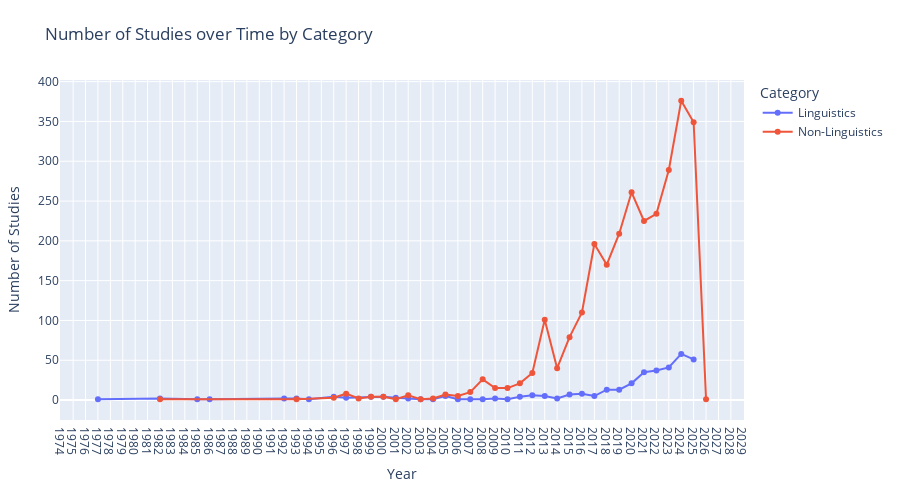

Source (notebook cell):
### Code cell
# 6️⃣ 按年份统计两个类别的论文数量（历时发展）

# ① 确保有 Year 列（把 'Publication Year' 换成你实际的年份列名，比如 'PY'）
cexr['Year'] = pd.to_numeric(cexr['Publication Year'], errors='coerce')

# ② 按 Year 和 is_linguistics 分组计数
yearly_counts = (
    cexr
    .dropna(subset=['Year'])
    .groupby(['Year', 'is_linguistics'])
    .size()
    .reset_index(name='Count')
)

# ③ 把 True/False 变成好看的分类名
yearly_counts['Category'] = yearly_counts['is_linguistics'].map({
    True: 'Linguistics',
    False: 'Non-Linguistics'
})

# ④ 画一张历时发展的折线图（两条线在同一个图里）
fig_time = px.line(
    yearly_counts,
    x='Year',
    y='Count',
    color='Category',
    markers=True,
    title='Number of Studies over Time by Category'
)

fig_time.update_layout(
    xaxis_title='Year',
    yaxis_title='Number of Studies',
    xaxis_dtick=1,                # 年份不多的话可以保留，如果年份跨度太大可以去掉
    height=500,
    margin=dict(l=60, r=20, t=80, b=80)
)

fig_time.show()

### Figure 1 — Plotly figure (JSON) as saved in the notebook; plotly's stock layout.template omitted (floating-point values rounded to 4 significant figures)
{"data": [{"hovertemplate": "Category=Linguistics<br>Year=%{x}<br>Count=%{y}<extra></extra>", "legendgroup": "Linguistics", "line": {"color": "#636efa", "dash": "solid"}, "marker": {"symbol": "circle"}, "mode": "lines+markers", "name": "Linguistics", "orientation": "v", "showlegend": true, "type": "scatter", "x": [1977, 1982, 1985, 1986, 1992, 1993, 1994, 1996, 1997, 1999, 2000, 2001, 2002, 2003, 2004, 2005, 2006, 2007, 2008, 2009, 2010, 2011, 2012, 2013, 2014, 2015, 2016, 2017, 2018, 2019, 2020, 2021, 2022, 2023, 2024, 2025], "xaxis": "x", "y": [1, 2, 1, 1, 2, 2, 1, 4, 3, 4, 4, 3, 2, 1, 1, 5, 1, 1, 1, 2, 1, 4, 6, 5, 2, 7, 8, 5, 13, 13, 21, 35, 37, 41, 58, 51], "yaxis": "y"}, {"hovertemplate": "Category=Non-Linguistics<br>Year=%{x}<br>Count=%{y}<extra></extra>", "legendgroup": "Non-Linguistics", "line": {"color": "#EF553B", "dash": "solid"}, "marker": {"symbol": "circle"}, "mode": "lines+markers", "name": "Non-Linguistics", "orientation": "v", "showlegend": true, "type": "scatter", "x": [1982, 1993, 1996, 1997, 1998, 1999, 2000, 2001, 2002, 2003, 2004, 2005, 2006, 2007, 2008, 2009, 2010, 2011, 2012, 2013, 2014, 2015, 2016, 2017, 2018, 2019, 2020, 2021, 2022, 2023, 2024, 2025, 2026], "xaxis": "x", "y": [1, 1, 3, 8, 2, 4, 4, 1, 6, 1, 2, 7, 5, 10, 26, 15, 15, 21, 34, 101, 40, 79, 110, 196, 170, 209, 261, 225, 234, 289, 376, 349, 1], "yaxis": "y"}], "layout": {"height": 500, "legend": {"title": {"text": "Category"}, "tracegroupgap": 0}, "margin": {"b": 80, "l": 60, "r": 20, "t": 80}, "title": {"text": "Number of Studies over Time by Category"}, "xaxis": {"anchor": "y", "domain": [0, 1], "dtick": 1, "title": {"text": "Year"}}, "yaxis": {"anchor": "x", "domain": [0, 1], "title": {"text": "Number of Studies"}}}}
